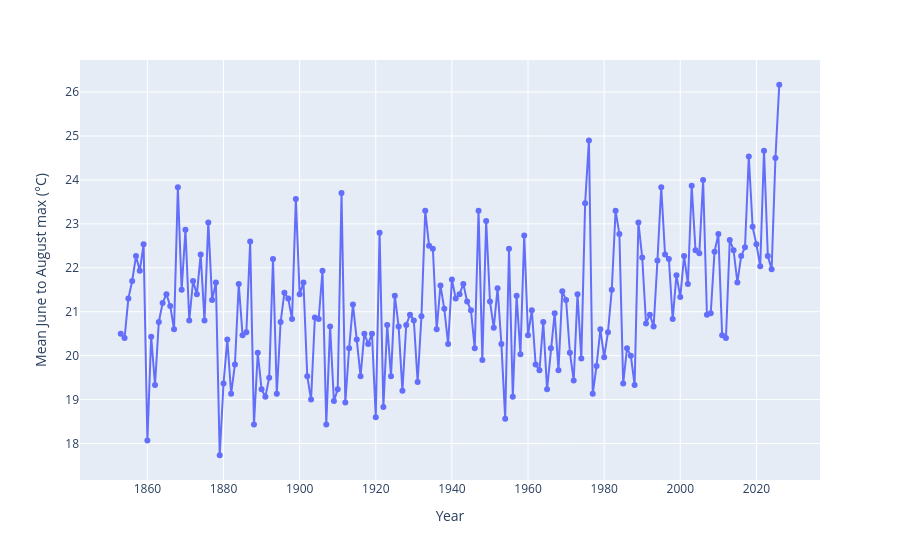

The notebook cell saved with this chart:
### Markdown cell above
### The same thing with Plotly

*Last 15 minutes of this block*

Plotly makes interactive charts that you can hover over, zoom and pan. `plotly.express` builds a whole chart in one call. The [CfRR Plotly page](https://coding-for-reproducible-research.github.io/CfRR_Courses/individual_modules/python_for_data_analysis/data-analysis-plotly.html) goes further.

`px.line` takes a table and the names of its columns, so `summer_tmax` goes straight in.

### Code cell
px.line(summer_tmax, x="yyyy", y="tmax", markers=True,
        labels={"yyyy": "Year", "tmax": "Mean June to August max (°C)"})

### Figure 1 — Plotly figure (JSON) as saved in the notebook; plotly's stock layout.template omitted (floating-point values rounded to 4 significant figures; data arrays with more than 128 entries replaced by an {"elided": "..."} marker saying what was removed)
{"data": [{"hovertemplate": "Year=%{x}<br>Mean June to August max (°C)=%{y}<extra></extra>", "legendgroup": "", "line": {"color": "#636efa", "dash": "solid"}, "marker": {"symbol": "circle"}, "mode": "lines+markers", "name": "", "orientation": "v", "showlegend": false, "type": "scatter", "x": {"elided": "174 int values"}, "xaxis": "x", "y": {"elided": "174 float values"}, "yaxis": "y"}], "layout": {"legend": {"tracegroupgap": 0}, "margin": {"t": 60}, "xaxis": {"anchor": "y", "domain": [0.0, 1.0], "title": {"text": "Year"}}, "yaxis": {"anchor": "x", "domain": [0.0, 1.0], "title": {"text": "Mean June to August max (°C)"}}}}
